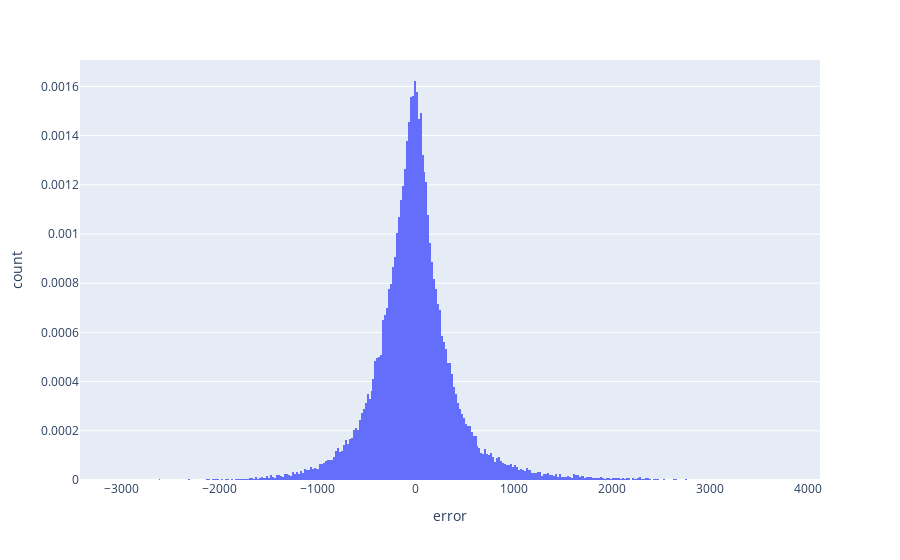

Notebook code cell kept with this figure:
### Code cell
y_pred = y_scaler.inverse_transform(knn.predict(X_test))
y_real = y_scaler.inverse_transform(y_test)
core_metrics(y_real,y_pred)
# df=pd.DataFrame({'error':(y_pred-y_real).reshape(-1)})
# px.histogram(df,x='error')

### Figure 1 — Plotly figure (JSON) as saved in the notebook; plotly's stock layout.template omitted (floating-point values rounded to 4 significant figures; data arrays with more than 128 entries replaced by an {"elided": "..."} marker saying what was removed)
{"data": [{"alignmentgroup": "True", "bingroup": "x", "histnorm": "probability density", "hoverlabel": {"namelength": 0}, "hovertemplate": "error=%{x}<br>count=%{y}", "legendgroup": "", "marker": {"color": "#636efa"}, "name": "", "offsetgroup": "", "orientation": "v", "showlegend": false, "type": "histogram", "x": {"elided": "61283 float values"}, "xaxis": "x", "yaxis": "y"}], "layout": {"barmode": "relative", "legend": {"tracegroupgap": 0}, "margin": {"t": 60}, "xaxis": {"anchor": "y", "autorange": true, "domain": [0, 1], "range": [-3420, 4120], "title": {"text": "error"}, "type": "linear"}, "yaxis": {"anchor": "x", "autorange": true, "domain": [0, 1], "range": [0, 0.001707], "title": {"text": "count"}}}}
